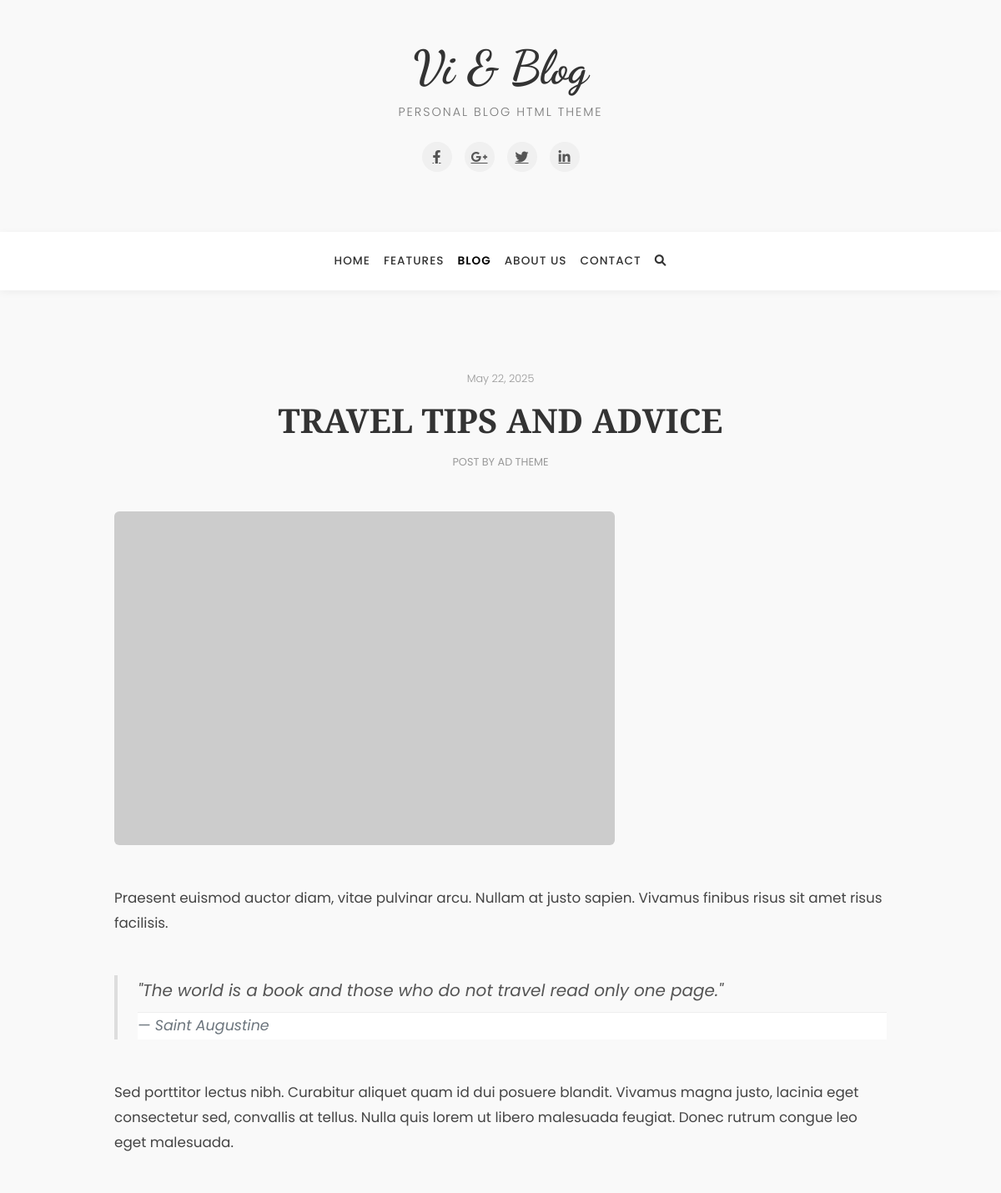
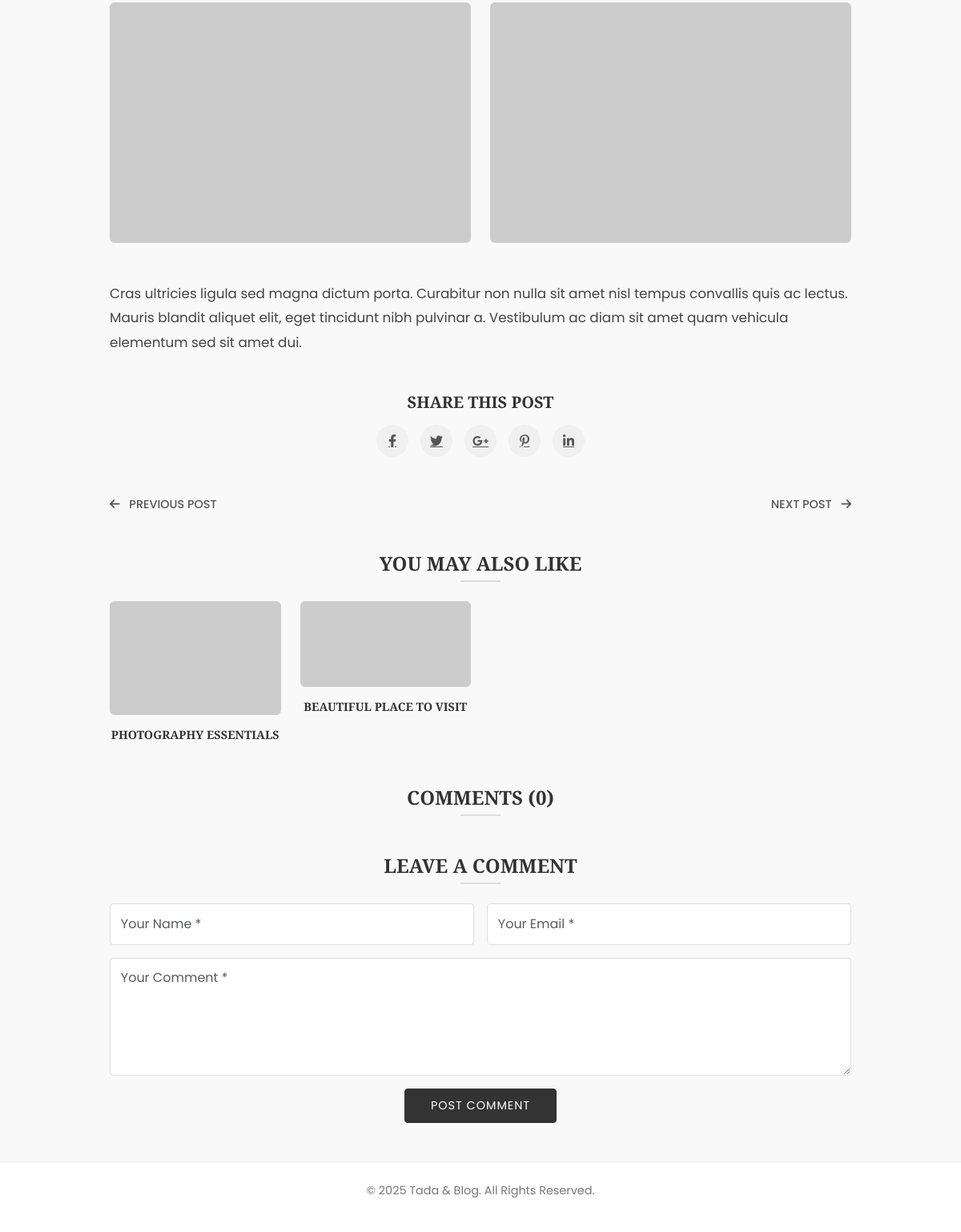
Page /article.php?id=2 on the committed database (2 pictures, top to bottom).
### tables this page shows
CREATE TABLE posts (
    id INT AUTO_INCREMENT PRIMARY KEY,
    title VARCHAR(255) NOT NULL,
    content TEXT NOT NULL,
    image VARCHAR(255),
    author VARCHAR(100) NOT NULL,
    created_at TIMESTAMP DEFAULT CURRENT_TIMESTAMP
);

### article.php (the view, shortened to what this page needs)
<?php
require_once 'config.php';
$post_id = isset($_GET['id']) ? intval($_GET['id']) : 1;
$sql = "SELECT * FROM posts WHERE id = $post_id";
$result = $conn->query($sql);
if ($result->num_rows > 0) {
    $post = $result->fetch_assoc();
} else {
    header("Location: index.php");
    exit();
}
$sql = "SELECT * FROM comments WHERE post_id = $post_id ORDER BY created_at DESC";
$comments = $conn->query($sql);
$comment_count = $comments->num_rows;
$sql = "SELECT id, title, image FROM posts WHERE id != $post_id ORDER BY RAND() LIMIT 4";
$related_posts = $conn->query($sql);
?>
<!DOCTYPE html>
<html lang="en">
<head>
    <link href="https://cdn.jsdelivr.net/npm/bootstrap@5.3.0-alpha1/dist/css/bootstrap.min.css" rel="stylesheet">
    <link rel="stylesheet" href="https://cdnjs.cloudflare.com/ajax/libs/font-awesome/6.0.0/css/all.min.css">
    <link rel="stylesheet" href="style.css">
</head>
<body>
    <header class="py-5 text-center">
        <div class="container">
            <h1 class="blog-title">Vi & Blog</h1>
            <p class="blog-slogan">PERSONAL BLOG HTML THEME</p>
            <div class="social-icons mb-4">
                <a href="#" class="social-icon"><i class="fab fa-facebook-f"></i></a>
                <a href="#" class="social-icon"><i class="fab fa-google-plus-g"></i></a>
                <a href="#" class="social-icon"><i class="fab fa-twitter"></i></a>
                <a href="#" class="social-icon"><i class="fab fa-linkedin-in"></i></a>
            </div>
        </div>
    </header>
    <nav class="navbar navbar-expand-lg navbar-light bg-white mb-5 py-3">
        <div class="container">
            <div class="collapse navbar-collapse justify-content-center" id="navbarNav">
                <ul class="navbar-nav">
                    <li class="nav-item">
                        <a class="nav-link" href="index.php">HOME</a>
                    </li>
                    <li class="nav-item">
                        <a class="nav-link" href="#">FEATURES</a>
                    </li>
                    <li class="nav-item">
                        <a class="nav-link active" href="index.php">BLOG</a>
                    </li>
                    <li class="nav-item">
                        <a class="nav-link" href="#">ABOUT US</a>
                    </li>
                    <li class="nav-item">
                        <a class="nav-link" href="#">CONTACT</a>
                    </li>
                    <li class="nav-item">
                        <a class="nav-link" href="#"><i class="fas fa-search"></i></a>
                    </li>
                </ul>
            </div>
        </div>
    </nav>
    <section class="article-content py-5">
        <div class="container">
            <div class="row justify-content-center">
                <div class="col-12 col-lg-10">
                    <div class="article-header text-center mb-5">
                        <p class="post-date"><?php echo date('F d, Y', strtotime($post['created_at'])); ?></p>
                        <h1 class="article-title"><?php echo htmlspecialchars($post['title']); ?></h1>
                        <p class="post-author">POST BY <?php echo htmlspecialchars($post['author']); ?></p>
                    </div>
                    <div class="featured-image mb-5">
                        <img src="<?php echo htmlspecialchars($post['image']); ?>" class="img-fluid rounded" alt="Featured Image">
                    </div>
                    <div class="article-text mb-5">
                        <?php echo $post['content']; ?>
                        <blockquote class="blockquote my-5">
                            <p>"The world is a book and those who do not travel read only one page."</p>
                            <footer class="blockquote-footer">Saint Augustine</footer>
                        </blockquote>
                        <p>Sed porttitor lectus nibh. Curabitur aliquet quam id dui posuere blandit. Vivamus magna justo, lacinia eget consectetur sed, convallis at tellus. Nulla quis lorem ut libero malesuada feugiat. Donec rutrum congue leo eget malesuada.</p>
                        <div class="row my-5">
                            <div class="col-md-6 mb-4 mb-md-0">
                                <img src="https://picsum.photos/600/400?random=2" class="img-fluid rounded" alt="Article Image">
                            </div>
                            <div class="col-md-6">
                                <img src="https://picsum.photos/600/400?random=3" class="img-fluid rounded" alt="Article Image">
                            </div>
                        </div>
                        <p>Cras ultricies ligula sed magna dictum porta. Curabitur non nulla sit amet nisl tempus convallis quis ac lectus. Mauris blandit aliquet elit, eget tincidunt nibh pulvinar a. Vestibulum ac diam sit amet quam vehicula elementum sed sit amet dui.</p>
                    </div>
                    <div class="share-buttons text-center mb-5">
                        <h5 class="mb-3">SHARE THIS POST</h5>
                        <div class="social-share">
                            <a href="#" class="social-share-icon"><i class="fab fa-facebook-f"></i></a>
                            <a href="#" class="social-share-icon"><i class="fab fa-twitter"></i></a>
                            <a href="#" class="social-share-icon"><i class="fab fa-google-plus-g"></i></a>
                            <a href="#" class="social-share-icon"><i class="fab fa-pinterest-p"></i></a>
                            <a href="#" class="social-share-icon"><i class="fab fa-linkedin-in"></i></a>
                        </div>
                    </div>
                    <div class="post-navigation d-flex justify-content-between mb-5">
                        <a href="article.php?id=<?php echo max(1, $post_id - 1); ?>" class="prev-post">
                            <i class="fas fa-arrow-left me-2"></i> PREVIOUS POST
                        </a>
                        <a href="article.php?id=<?php echo $post_id + 1; ?>" class="next-post">
                            NEXT POST <i class="fas fa-arrow-right ms-2"></i>
                        </a>
                    </div>
                    <div class="related-posts mb-5">
                        <h3 class="section-title text-center mb-4">YOU MAY ALSO LIKE</h3>
                        <div class="row g-4">
                            <?php while ($related = $related_posts->fetch_assoc()): ?>
                            <div class="col-6 col-md-3">
                                <div class="related-post">
                                    <a href="article.php?id=<?php echo $related['id']; ?>">
                                        <img src="<?php echo htmlspecialchars($related['image']); ?>" class="img-fluid rounded mb-2" alt="Related Post">
                                        <h5 class="related-title"><?php echo htmlspecialchars($related['title']); ?></h5>
                                    </a>
                                </div>
                            </div>
                            <?php endwhile; ?>
                        </div>
                    </div>
                    <div class="comments-section mb-5">
                        <h3 class="section-title text-center mb-4">COMMENTS (<?php echo $comment_count; ?>)</h3>
                    </div>
                    <div class="comment-form">
                        <h3 class="section-title text-center mb-4">LEAVE A COMMENT</h3>
                        <form action="submit_comment.php" method="post">
                            <div class="row g-3">
                                <div class="col-md-6">
                                    <input type="text" name="name" class="form-control" placeholder="Your Name *" required>
                                </div>
                                <div class="col-md-6">
                                    <input type="email" name="email" class="form-control" placeholder="Your Email *" required>
                                </div>
                                <div class="col-12">
                                    <textarea name="comment" class="form-control" rows="5" placeholder="Your Comment *" required></textarea>
                                </div>
                                <div class="col-12 text-center">
                                    <button type="submit" class="btn btn-primary">POST COMMENT</button>
                                </div>
                            </div>
                        </form>
                    </div>
                </div>
            </div>
        </div>
    </section>
    <footer class="py-4 text-center">
        <div class="container">
            <p>&copy; 2025 Tada & Blog. All Rights Reserved.</p>
        </div>
    </footer>
</body>
</html>

### style.css (style rules this page uses)
body { font-family: "Poppins", sans-serif; color: #333; background-color: #f9f9f9; background-image: url("https://subtle-patterns.com/patterns/white-waves.png"); line-height: 1.6; }
h1, h2, h3, h4, h5, h6 { font-family: "Playfair Display", serif; font-weight: 700; }
.blog-title { font-family: "Dancing Script", cursive; font-size: 3.5rem; margin-bottom: 0.5rem; color: #333; }
.blog-slogan { font-size: 0.9rem; letter-spacing: 2px; color: #777; margin-bottom: 1.5rem; font-weight: 300; }
.social-icons { display: flex; justify-content: center; gap: 15px; }
.social-icon { display: inline-flex; align-items: center; justify-content: center; width: 36px; height: 36px; border-radius: 50%; background-color: #f0f0f0; color: #555; transition: all 0.3s ease; }
.navbar { box-shadow: 0 2px 10px rgba(0, 0, 0, 0.05); }
.navbar-nav .nav-link { font-size: 0.85rem; font-weight: 500; letter-spacing: 1px; padding: 0.5rem 1.2rem; color: #333; }
.navbar-nav .nav-link.active { color: #000; font-weight: 600; }
.post-date { font-size: 0.8rem; color: #999; margin-bottom: 1rem; font-weight: 300; }
.post-author { font-size: 0.8rem; color: #999; margin-bottom: 0; }
.article-header { margin-bottom: 3rem; }
.article-title { font-size: 2.5rem; margin: 1rem 0; text-transform: uppercase; font-weight: 700; }
.article-text { font-size: 1.05rem; color: #444; line-height: 1.8; }
.article-text p { margin-bottom: 1.5rem; }
.blockquote { border-left: 4px solid #ddd; padding-left: 1.5rem; font-style: italic; color: #555; }
.social-share { display: flex; justify-content: center; gap: 15px; }
.social-share-icon { display: inline-flex; align-items: center; justify-content: center; width: 40px; height: 40px; border-radius: 50%; background-color: #f0f0f0; color: #555; transition: all 0.3s ease; }
.post-navigation a { color: #555; text-decoration: none; font-size: 0.9rem; font-weight: 500; transition: color 0.3s ease; }
.section-title { font-size: 1.5rem; margin-bottom: 2rem; position: relative; padding-bottom: 0.5rem; }
.section-title:after { content: ""; position: absolute; bottom: 0; left: 50%; transform: translateX(-50%); width: 50px; height: 2px; background-color: #ddd; }
.related-title { font-size: 0.9rem; margin-top: 0.5rem; text-align: center; font-weight: 600; }
.related-post a { text-decoration: none; color: inherit; }
.comment-form .form-control { border-radius: 4px; padding: 0.8rem; border: 1px solid #ddd; }
.comment-form .btn-primary { background-color: #333; border-color: #333; padding: 0.6rem 2rem; border-radius: 4px; font-size: 0.9rem; letter-spacing: 1px; transition: all 0.3s ease; }
footer { background-color: #fff; border-top: 1px solid #eee; color: #777; font-size: 0.9rem; }

### rows in the picture
posts: created_at "May 22, 2025", title "TRAVEL TIPS AND ADVICE", author "AD THEME", content "Praesent euismod auctor diam, vitae pulvinar arcu. Nullam at justo sapien. Vivamus finibus risus sit amet risus facilisis."
posts: title "PHOTOGRAPHY ESSENTIALS"
posts: title "BEAUTIFUL PLACE TO VISIT"

### other values in the picture
$comment_count "0"
